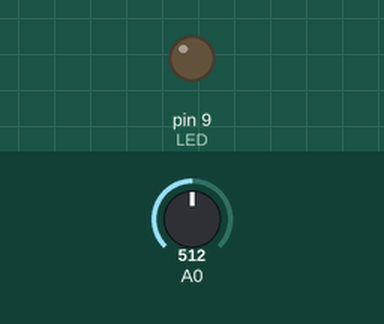
A sketch run on a simulated Arduino Uno, built with avr-gcc and run on an emulated ATmega328P. Shown: output pins drawn as LEDs (lit = HIGH). Inputs (shaded band) come from the test bench; at power-on: A0 = 512.

Above: at 1.2 s.
1.3 s: A0 set to 210
2.8 s: A0 set to 190
At 3.1 s:
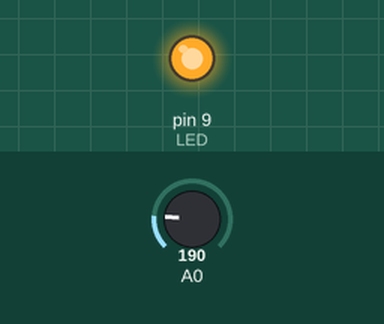
4.3 s: A0 set to 306
At 5.4 s:
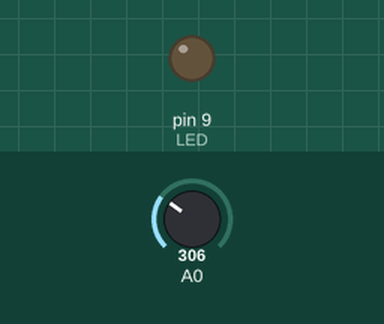
5.8 s: A0 set to 122
At 6.6 s:
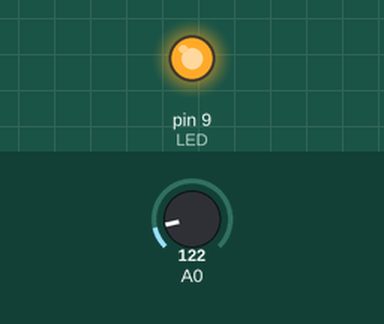
Timing chart, 0 to 8.3 s (numbered marks = the images above; inputs shaded):
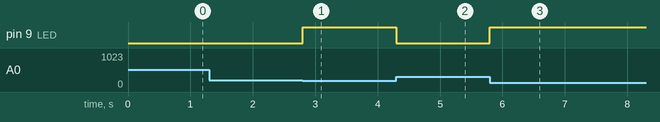

The sketch:

Night_Light.ino
```cpp
//Night_Light

const int LED = 9;
int val = 0;

void setup(){
  pinMode(LED, OUTPUT);
}

void loop(){
  val = analogRead(0);     //Read the value of analog pin 2, and assign it to a variable

if(val < 200){
  digitalWrite(LED, HIGH); //If the value is less than 200, turn on the LED
}
  else
  digitalWrite(LED, LOW);  //If anything else happens, turn the LED off
}
```

Measured:
- the behaviour switches between 200 and 199 on A0 (found by bisection; images 0 and 1)
- after the input at 1.3 s, every drawn part: stays the same
- after the input at 2.8 s, pin 9 (LED): LOW → HIGH at once
- after the input at 4.3 s, pin 9 (LED): HIGH → LOW at once
- after the input at 5.8 s, pin 9 (LED): LOW → HIGH at once
